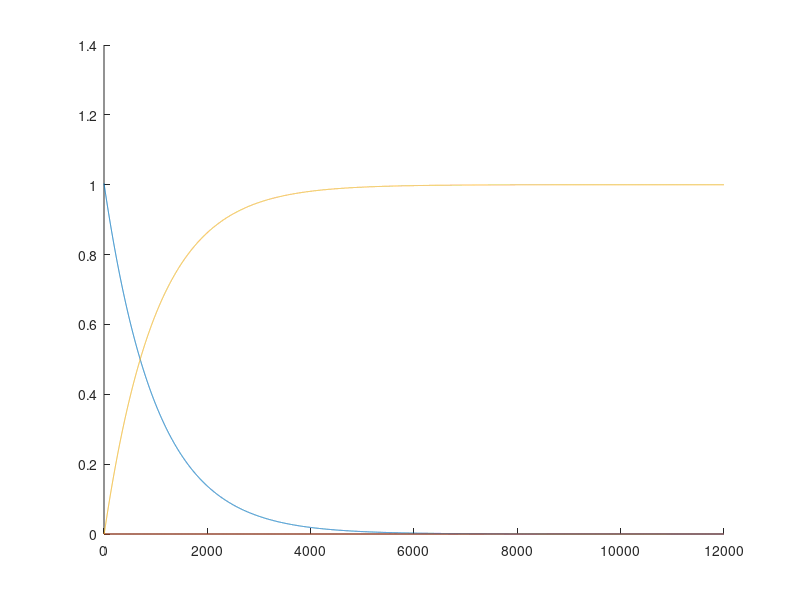

Write MATLAB code to recreate this figure. (Note: this script raises an error after producing the figure.)
% Jon Newman
% Minimum aquisition time for ADS8331 driving configuration

% Passive elements
% External first order LFP
r1 = 100;                       % ohms
cin = 10e-9;                    % farad

% Internal sampling filter caused by input resistance and sampling capacitor
% of ADC
r2 = 90;                        % ohms
c2 = 40e-12;                    % farad

% Time constants
c1 = cin + 0.012e-9;            % farad;
a = r1*c1;                      % sec
b = r1*c2;                      % sec
c = r2*c2;                      % sec

% Analytical parameters
w = sqrt(1/(a*c));              % Hz
e = (a + b + c)/(2*a*c*w);      % unitless
t1 = 1/(w*(e-sqrt(e^2 - 1)));   % sec
t2 = 1/(w*(e+sqrt(e^2 - 1)));   % sec

% Rise-time solutions
tmax = 12000;                    % ns
t = (0:1:tmax)/1e9;
k1 = ((e + sqrt(e^2 - 1))/(2*sqrt(e^2 - 1))).*exp(-t/t1);
k2 = ((e - sqrt(e^2 - 1))/(2*sqrt(e^2 - 1))).*exp(-t/t2);
A = 1 - (k1 - k2);
A2 = 1 - k1;

% Max allowable offset
n = 16;                         % bits
er = 1/(2^(n+1));               % 1 LSB
tacq = (1/(w*(e - sqrt(e^2 - 1))))*((n+1)*log(2)*((e + sqrt(e^2 - 1))/(2*sqrt(e^2 - 1))));

% Figure
close all
figure
hold all
plot(1e9*t,k1)
plot(1e9*t,k2)
plot(1e9*t,A)
plot(1e9*t,A2,:)
plot(1e9*tacq,1-er,'k*')
plot(1e9*[0 t(end)],[1-er 1-er],'k:')
legend('k1','k2','A(t)','A2(t)',['tacq = ' num2str(1e6*tacq) ' \mus'],'Location','best')
text(100,1.1,['f_{-3dB} = ' num2str(1/(2*pi*r1*c1*1000)) ' kHz'])
title(['R_1 = ' num2str(r1) ' \Omega and ' 'C_1 = ' num2str(cin) ' nF'])
xlabel('Time (ns)')
ylabel('Amplitude (normalized)')
set(gca,'Tickdir','out')

%% Save fig
saveas(gcf,['acq-time_R1-' num2str(r1) '_C1-' num2str(cin) '-nF'])
export_fig('-pdf','-transparent',['acq-time_R1-' num2str(r1) '_C1-' num2str(cin) '-nF'],gcf)

